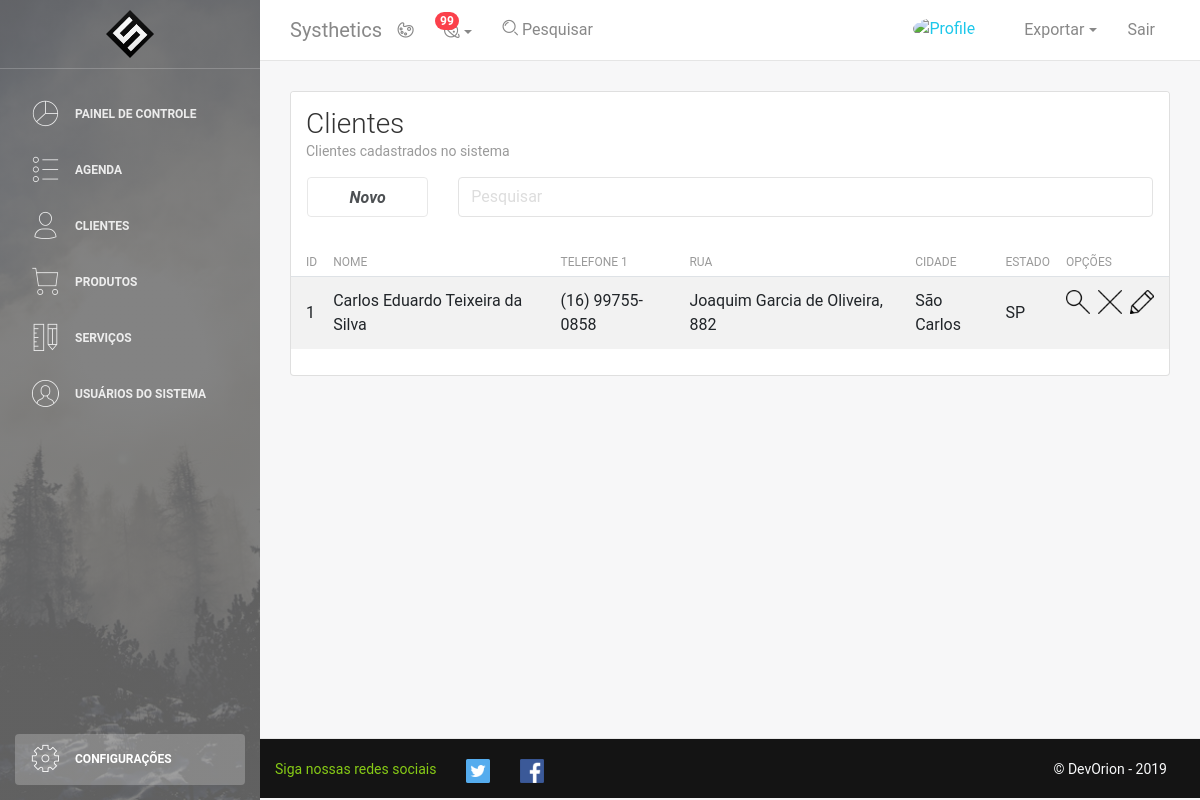
The page /clientes.php on the database its author committed.
### tables this page shows
CREATE TABLE IF NOT EXISTS Cliente (
	id INT AUTO_INCREMENT,
	nome VARCHAR(128),
	tel1 VARCHAR(16),
	tel2 VARCHAR(16),
	cep VARCHAR (32),
	rua VARCHAR(128),
	num VARCHAR (8),
	complemento VARCHAR(32),
	bairro VARCHAR(64),
	cidade VARCHAR(64),
	estado VARCHAR(64),
	PRIMARY KEY(id)
);

### DAO/clienteDAO.php (called while the page is built, shortened)
<?php
    require("conn.php");
    class ClienteDAO{
        function listar($busca){
            $conexao = conectar();
            $busca = "%" . $busca . "%";
            $query = "SELECT * FROM Cliente WHERE UPPER(nome) LIKE UPPER(?) ORDER BY nome ASC;";
            $stmt = mysqli_prepare($conexao,$query);
            mysqli_stmt_bind_param($stmt,"s",$busca);
            $resultado = executar_SQL($conexao,$stmt);
            return lerResultado($resultado);
        }
    }
?>

### DAO/conn.php (called while the page is built, shortened)
<?php
if(!function_exists('executar_SQL')){
    function executar_SQL($conexao, $stmt){
        mysqli_stmt_execute($stmt) or die("Falha ao executar a consulta: " . $stmt->error);
        $resultado = mysqli_stmt_get_result($stmt);
        return $resultado;
    }
}
if(!function_exists('lerResultado')){
    function lerResultado($resultado){
        $arrayResultado = [];
        for($i=0;$i<mysqli_num_rows($resultado);$i++){
            $arrayResultado[$i] = mysqli_fetch_assoc($resultado);
        }
        return $arrayResultado;
    }
}
?>

### clientes.php (the view, shortened to what this page needs)
<!DOCTYPE html>
<html lang="pt-br">
<head>
    <link rel="stylesheet" href="https://maxcdn.bootstrapcdn.com/font-awesome/latest/css/font-awesome.min.css" />
    <link href="css/bootstrap.min.css" rel="stylesheet"/>
    <link href="css/light-bootstrap-dashboard.css" rel="stylesheet" />
    <link href="css/dashboard-style.css" rel="stylesheet" />
    <?php require "DAO/clienteDAO.php";
        $cDAO = new ClienteDAO();
        $busca = "";
        $clientes = $cDAO->listar($busca);
    ?>
</head>
<body>
    <?php require_once "php/printMenu.php"?>
        <div class="main-panel">
            <?php require_once "php/printNavbar.php"?>
            <div class="content">
                <div class="container-fluid">
                    <div class="row">
                        <div class="col-md-12">
                            <div class="card striped-tabled-with-hover">
                                <div class="card-header ">
                                    <h3 class="card-title">Clientes</h3>
                                    <p class="card-category">Clientes cadastrados no sistema</p>
                                </div>
                                <div class="card-body table-full-width">
                                    <div class="row mb-4">
                                        <div class="col-2 ml-3" >
                                            <a class="btn btn-success form-control" id="btCad" role="button" data-toggle="modal" data-target="#modalCadastroCliente">
                                                <i><strong> Novo</strong></i>
                                            </a>
                                        </div>
                                        <div class="col mr-3">
                                            <input class="form-control" type="search" name="search" placeholder="Pesquisar">
                                        </div>
                                    </div>
                                    <table class="table table-hover table-striped" width="100%">
                                        <thead>
                                            <th>ID</th>
                                            <th>Nome</th>
                                            <th>Telefone 1</th>
                                            <th>Rua</th>
                                            <th>Cidade</th>
                                            <th>Estado</th>
                                            <th>Opções</th>
                                        </thead>
                                        <tbody>
                                            <?php
                                                if(count($clientes) != 0){
                                                    foreach($clientes as $cliente){?>
                                                        <div class="col px-0 mb-4">
                                                            <tr>
                                                                <td><?php echo $cliente['id']; ?></td>
                                                                <td><?php echo $cliente['nome']; ?></td>
                                                                <td><?php echo $cliente['tel1']; ?></td>
                                                                <td><?php echo $cliente['rua'] . ", " . $cliente['num'];?></td>
                                                                <td><?php echo $cliente['cidade']; ?></td>
                                                                <td><?php echo $cliente['estado']; ?></td>
                                                                <td class="text-right">
                                                                <a href="">
                                                                    <img class="mr-2" src="img/view.png" alt="View" width="24px" height="24px">
                                                                </a>
                                                                <a href="">
                                                                    <img class="mr-2" src="img/remove.png" alt="Remove" width="24px" height="24px">
                                                                </a>
                                                                <a href="">
                                                                    <img class="" src="img/edit.png" alt="Edit" width="24px" height="24px">
                                                                </a>
                                                                </td>
                                                            </tr>
                                                        </div>
                                                    <?php }
                                                }
                                            ?>
                                        </tbody>
                                    </table>
                                </div>
                            </div>
                        </div>
                    </div>
                </div>
            </div>
            <?php require_once "php/printFooter.php"?>
        </div>
</body>
</html>

### rows shown on the page
cliente: id "1", nome "Carlos Eduardo Teixeira da Silva", tel1 "(16) 99755-0858", rua "Joaquim Garcia de Oliveira", num "882", cidade "São Carlos", estado "SP"
